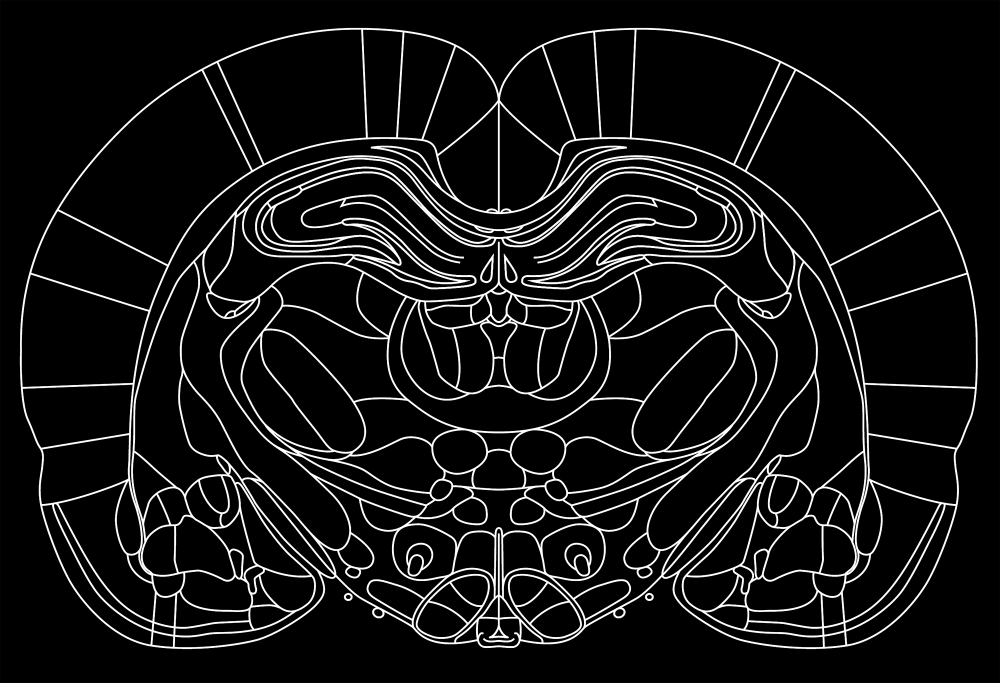
#> input picture atlas.jpg, 3000 x 2048 px (shown at 1/3 size)
$ python gridBasedShifting.py
#> lines starting #> are read from the running program, lines starting #| are printed output that depends on the picture
#> in main, rawInput is the input picture: shape (2048, 3000, 3); min 0, max 255, mean 20.8
import cv2
import imutils
import numpy as np
from skimage import exposure
import matplotlib.pyplot as plt

DEBUG = 2

class Chunk:

	def __init__(self, x: int = 0, y: int = 0, maxes: tuple = None, imageData: list = None):
		w, h = imageData.shape[:2][::-1]
		if x + w > maxes[0]: w -= x
		if y + h > maxes[1]: h -= y
		self.corners = [
			[x, y], # Top Left
			[x + w, y], # Top Right
			[x, y + h], # Bottom Left
			[x + w, y + h] # Bottom Right
		]
		self._initCorners = ((x, y), (x + w, y), (x, y + h), (x + w, y + h))
		self._imgData = imageData

class Image:

	def __init__(self, w: int = 0, h: int = 0, chunkW: int = 0,
				chunkH: int = 0, remainderW: int = 0, remainderH: int = 0,
				chunks: list = None):
		self._dimensions = (w, h)
		self._dimensionsWithoutRemainders = (w - remainderW, h - remainderH)
		self._chunkDimensions = (chunkW, chunkH)
		self._remainders = (remainderW, remainderH)
		self._chunks = chunks

	def draw(self, displayGrid: bool = False):
		emptyImage = np.zeros((self._dimensions[1], self._dimensions[0], 4), np.uint8)
		for chunkList in self._chunks:
			for chunk in chunkList:
				TOP = chunk.corners[0]
				BOTTOM = chunk.corners[3]
				w, h = BOTTOM[0] - TOP[0], BOTTOM[1] - TOP[1]
				emptyImage[TOP[1]:BOTTOM[1], TOP[0]:BOTTOM[0]] = chunk._imgData
				if displayGrid:
					emptyImage[TOP[1]:BOTTOM[1], TOP[0]:TOP[0] + 1] = np.full((h, 1, 4), 255)
					emptyImage[TOP[1]:BOTTOM[1], BOTTOM[0] - 1:BOTTOM[0]] = np.full((h, 1, 4), 255)
					emptyImage[TOP[1]:TOP[1] + 1, TOP[0]:BOTTOM[0]] = np.full((1, w, 4), 255)
					emptyImage[BOTTOM[1] - 1:BOTTOM[1], TOP[0]:BOTTOM[0]] = np.full((1, w, 4), 255)
		if DEBUG >= 2: print("Done rebuilding image")
		cv2.imshow("Output", emptyImage)

		# https://www.pyimagesearch.com/2014/05/05/building-pokedex-python-opencv-perspective-warping-step-5-6/

	def _transformImageTo(self, tl: int = 0, tr: int = 0, bl: int = 0,
							br: int = 0, currentImage: object = None):
		rect = np.zeros((4, 2), dtype = "int32")
		points = np.array([tl, tr, bl, br], dtype = "int32")
		s = points.sum(axis = 1)
		rect[0] = points[np.argmin(s)]
		rect[2] = points[np.argmax(s)]
		d = np.diff(points, axis = 1)
		rect[1] = points[np.argmin(d)]
		rect[3] = points[np.argmax(d)]
		tl, tr, br, bl = rect
		dimA = (np.sqrt(((br[0] - bl[0]) ** 2) + ((br[1] - bl[1]) ** 2)),
			np.sqrt(((tr[0] - br[0]) ** 2) + ((tr[1] - br[1]) ** 2)))
		dimB = (np.sqrt(((tr[0] - tl[0]) ** 2) + ((tr[1] - tl[1]) ** 2)),
			np.sqrt(((tl[0] - bl[0]) ** 2) + ((tl[1] - bl[1]) ** 2)))
		maxes = (max(int(dimA[0]), int(dimB[0])),
			max(int(dimA[1]), int(dimB[1])))
		d = np.array([[0, 0],
			[maxes[0] - 1, 0],
			[maxes[0] - 1, maxes[1] - 1],
			[0, maxes[1] - 1]],
			dtype = "int32")
		m = cv2.getPerspectiveTransform(rect, d)
		return cv2.warpPerspective(currentImage, m, maxes)

def divideImage(img: object = None):
	w, h = img.shape[:2][::-1]
#> w = 3000; h = 2048
	partWLength, partHLength = max(2, len(str(w)) - 2), max(2, len(str(h)) - 2)
#> partWLength = 2; partHLength = 2
	partW, partH = w, h
#> partW = 3000; partH = 2048
	while len(str(partW).split(".")[0]) > partWLength: partW /= 2
#> after the loop, partW = 93.75
	while len(str(partH).split(".")[0]) > partHLength: partH /= 2
#> after the loop, partH = 64
	splitCounts = (int(w // partW), int(h // partH))
#> splitCounts = (32, 32)

	if DEBUG >= 2:
		print("Base            => W: ", w, ", H: ", h, sep = "")
#| Base            => W: 3000, H: 2048
		print("Split Counts    => W: ", splitCounts[0], ", H: ", splitCounts[1], sep = "")
#| Split Counts    => W: 32, H: 32
		print("Pre Rounded     => W: ", partW, ", H: ", partH, sep = "")
#| Pre Rounded     => W: 93.75, H: 64.0
	partW, partH = int(str(partW).split(".")[0]), int(str(partH).split(".")[0])
#> partW = 93

	if DEBUG >= 2: print("Post Rounded    => W: ", partW, ", H: ", partH, sep = "")
#| Post Rounded    => W: 93, H: 64
	remainderSplit = (w - partW * splitCounts[0], h - partH * splitCounts[1])
#> remainderSplit = (24, 0)

	if DEBUG >= 2: print("Remainder Split => W: ", remainderSplit[0], ", H: ", remainderSplit[1], sep = "")
#| Remainder Split => W: 24, H: 0
	if DEBUG >= 1:
		print("Splitting image of initial size of (", w, "x", h, ")", sep = "")
#| Splitting image of initial size of (3000x2048)
		print("Into splits of (", partW, "x", partH, ")", sep = "")
#| Into splits of (93x64)
		print("With a rounding error of (", remainderSplit[0], "x", remainderSplit[1], ")", sep = "")
#| With a rounding error of (24x0)

	totalChunksToGenerate = splitCounts[0] * splitCounts[1] + (splitCounts[0] if remainderSplit[0] > 0 else 0) + (splitCounts[1] if remainderSplit[1] > 0 else 0) + (1 if remainderSplit[0] > 0 and remainderSplit[1] > 0 else 0)
#> totalChunksToGenerate = 1056
	MAXES = (w, h)
#> MAXES = (3000, 2048)

	FullImage = []

	genFullChunk = lambda minX, maxX, minY, maxY: img[minY:maxY, minX:maxX]
	for TopLeftY in customRange(0, h - remainderSplit[1] - partH, partH):
		BottomRightY = TopLeftY + partH
		FullRowOfChunks = []
		for TopLeftX in customRange(0, w - remainderSplit[0] - partW, partW):
			BottomRightX = TopLeftX + partW
			FullRowOfChunks.append(Chunk(TopLeftX, TopLeftY, MAXES,
				genFullChunk(TopLeftX, BottomRightX, TopLeftY, BottomRightY)))
			updateCounter(FullRowOfChunks, FullImage, totalChunksToGenerate)
		if remainderSplit[0] > 0:
			FullRowOfChunks.append(Chunk(w - remainderSplit[0], TopLeftY, MAXES,
				genFullChunk(w - remainderSplit[0], w, TopLeftY, BottomRightY)))
			updateCounter(FullRowOfChunks, FullImage, totalChunksToGenerate)
		FullImage.append(FullRowOfChunks)
	if remainderSplit[1] > 1:
		FullRowOfChunks = []
		for TopLeftX in customRange(0, w - remainderSplit[0] - partW, partW):
			BottomRightX = TopLeftX + partW
			FullRowOfChunks.append(Chunk(TopLeftX, h - remainderSplit[1], MAXES,
				genFullChunk(TopLeftX, BottomRightX, h - remainderSplit[1], h)))
			updateCounter(FullRowOfChunks, FullImage, totalChunksToGenerate)
		if remainderSplit[0] > 0:
			FullRowOfChunks.append(Chunk(w - remainderSplit[0], h - remainderSplit[1], MAXES,
				genFullChunk(w - remainderSplit[0], w, h - remainderSplit[1], h)))
			updateCounter(FullRowOfChunks, FullImage, totalChunksToGenerate)
		FullImage.append(FullRowOfChunks)
	updateCounter([], FullImage, totalChunksToGenerate)
	if DEBUG >= 1: print("\nDone splitting image!")
	return Image(w, h, partW, partH, remainderSplit[0], remainderSplit[1], FullImage)

def updateCounter(currentFullRowOfChunks: list = None, fullImage: list = None, totalChunks: int = 0):
	if DEBUG >= 1: print(sum([len(chunkList) for chunkList in fullImage]) + len(currentFullRowOfChunks), "of", totalChunks, "Chunks Generated", end = "\r")

def customRange(start: int = 0, stop: int = 1, step = 1):
	vals = [i for i in range(start, stop, step)]
	if stop not in vals: vals.append(stop)
	return vals

def main():
	rawInput = cv2.imread("atlas.jpg")
	rawInput = np.dstack((rawInput, np.full(rawInput.shape[:-1], 125, dtype=np.uint8)))

	inputImgDivided = divideImage(rawInput)
	cv2.namedWindow("Output", cv2.WINDOW_NORMAL)
	cv2.resizeWindow("Output", rawInput.shape[1], rawInput.shape[0])

	inputImgDivided.draw(True)
#> after the loop in draw, `for chunkList in self._chunks:`:
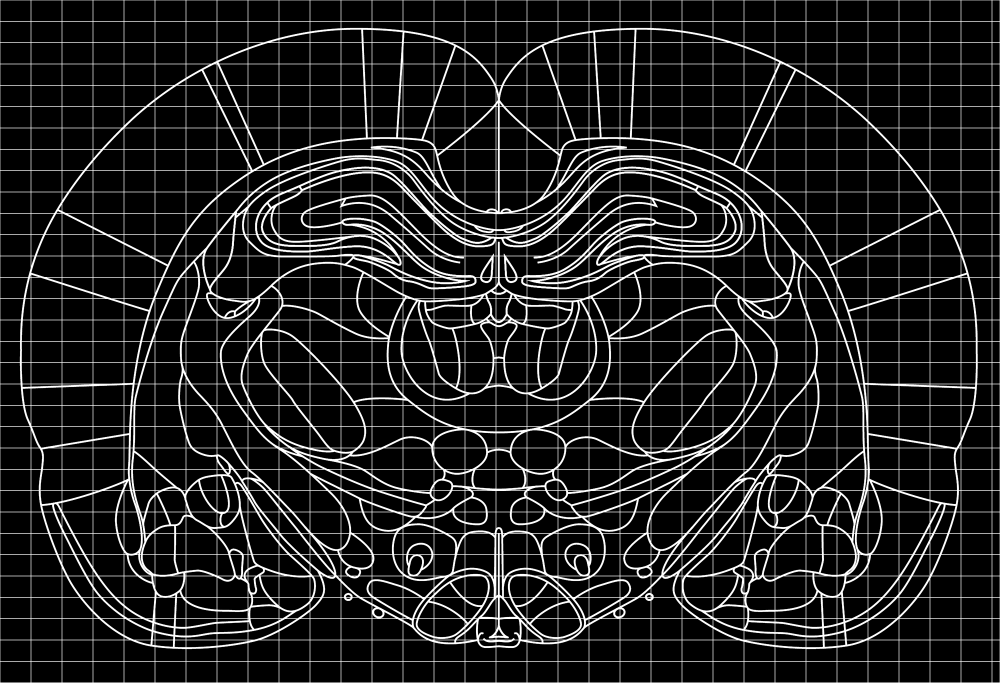
#> emptyImage: shape (2048, 3000, 4) (shown at 1/3 size); mean of channels 0, 1, 2, 3 33.1, 33.1, 33.1, 131.8; drawn as B, G, R
	cv2.waitKey(0)
	cv2.destroyAllWindows()

if __name__ == "__main__": main()

$ run again, with base-padded.jpg copied over atlas.jpg
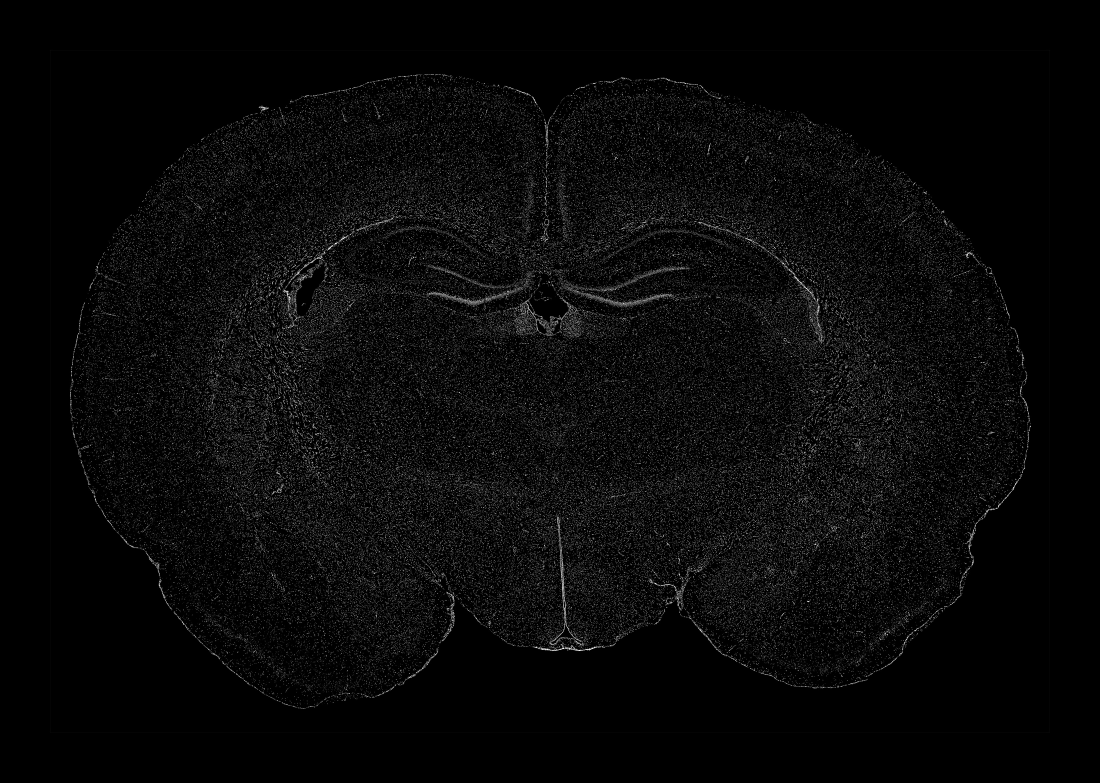
#> input picture base-padded.jpg, 3300 x 2348 px (shown at 1/3 size)
#> in main, rawInput is the input picture: shape (2348, 3300, 3); min 0, max 255, mean 9.2
#> rawInput: shape (2348, 3300, 4)
#| Base            => W: 3300, H: 2348
#| Split Counts    => W: 64, H: 32
#| Pre Rounded     => W: 51.5625, H: 73.375
#| Post Rounded    => W: 51, H: 73
#| Remainder Split => W: 36, H: 12
#| Splitting image of initial size of (3300x2348)
#| Into splits of (51x73)
#| With a rounding error of (36x12)
#> after the loop in draw, `for chunkList in self._chunks:`:
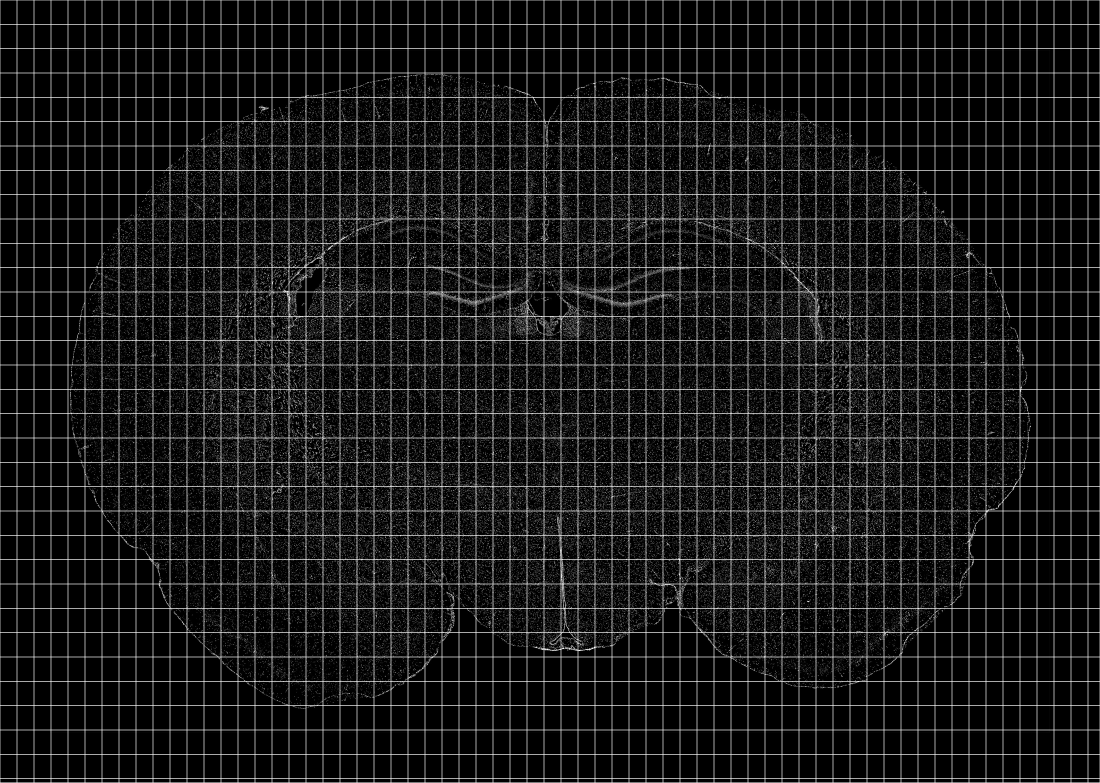
#> emptyImage: shape (2348, 3300, 4) (shown at 1/3 size); mean of channels 0, 1, 2, 3 25.6, 25.6, 25.6, 133.6; drawn as B, G, R

$ run again, with base.jpg copied over atlas.jpg
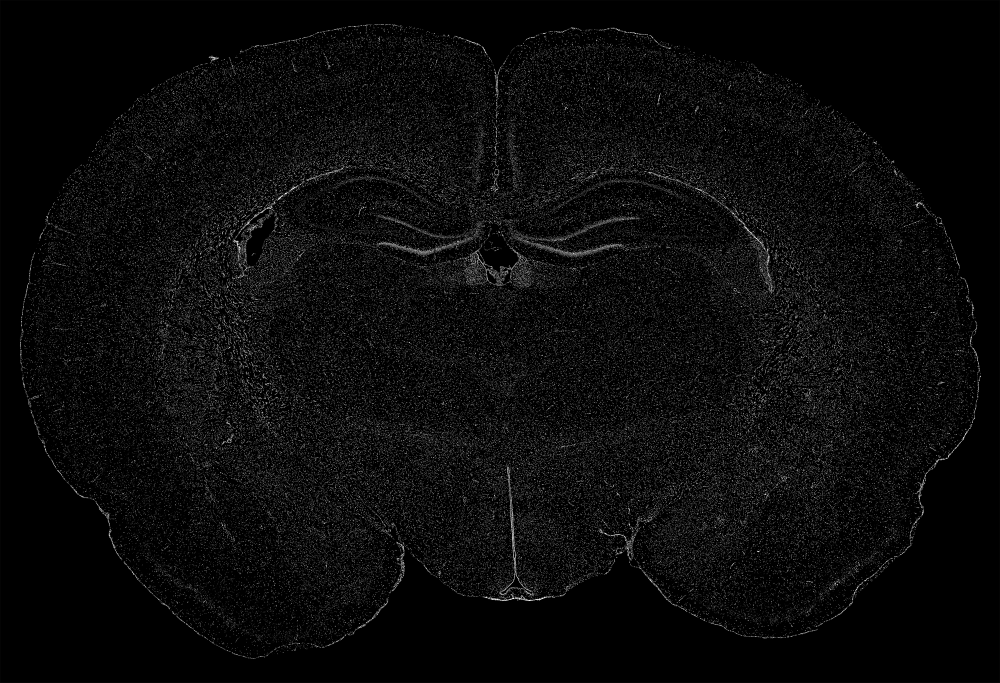
#> input picture base.jpg, 3000 x 2048 px (shown at 1/3 size)
#> in main, rawInput is the input picture: shape (2048, 3000, 3); min 0, max 255, mean 11.3
#> rawInput: shape (2048, 3000, 4)
#| Base            => W: 3000, H: 2048
#| Split Counts    => W: 32, H: 32
#| Pre Rounded     => W: 93.75, H: 64.0
#| Post Rounded    => W: 93, H: 64
#| Remainder Split => W: 24, H: 0
#| Splitting image of initial size of (3000x2048)
#| Into splits of (93x64)
#| With a rounding error of (24x0)
#> after the loop in draw, `for chunkList in self._chunks:`:
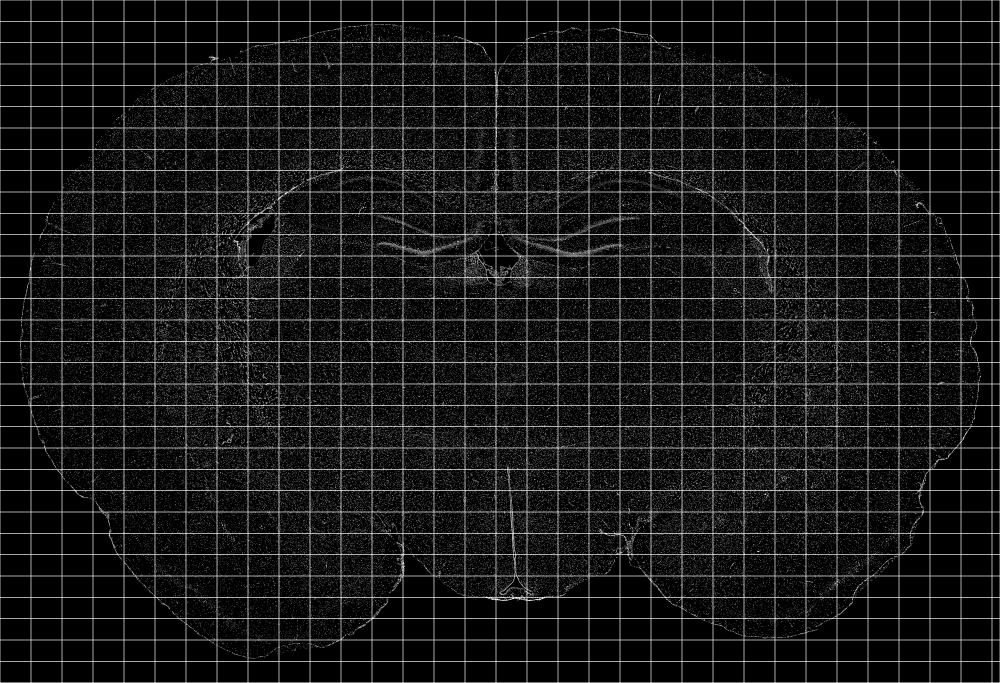
#> emptyImage: shape (2048, 3000, 4) (shown at 1/3 size); mean of channels 0, 1, 2, 3 24.1, 24.1, 24.1, 131.8; drawn as B, G, R
